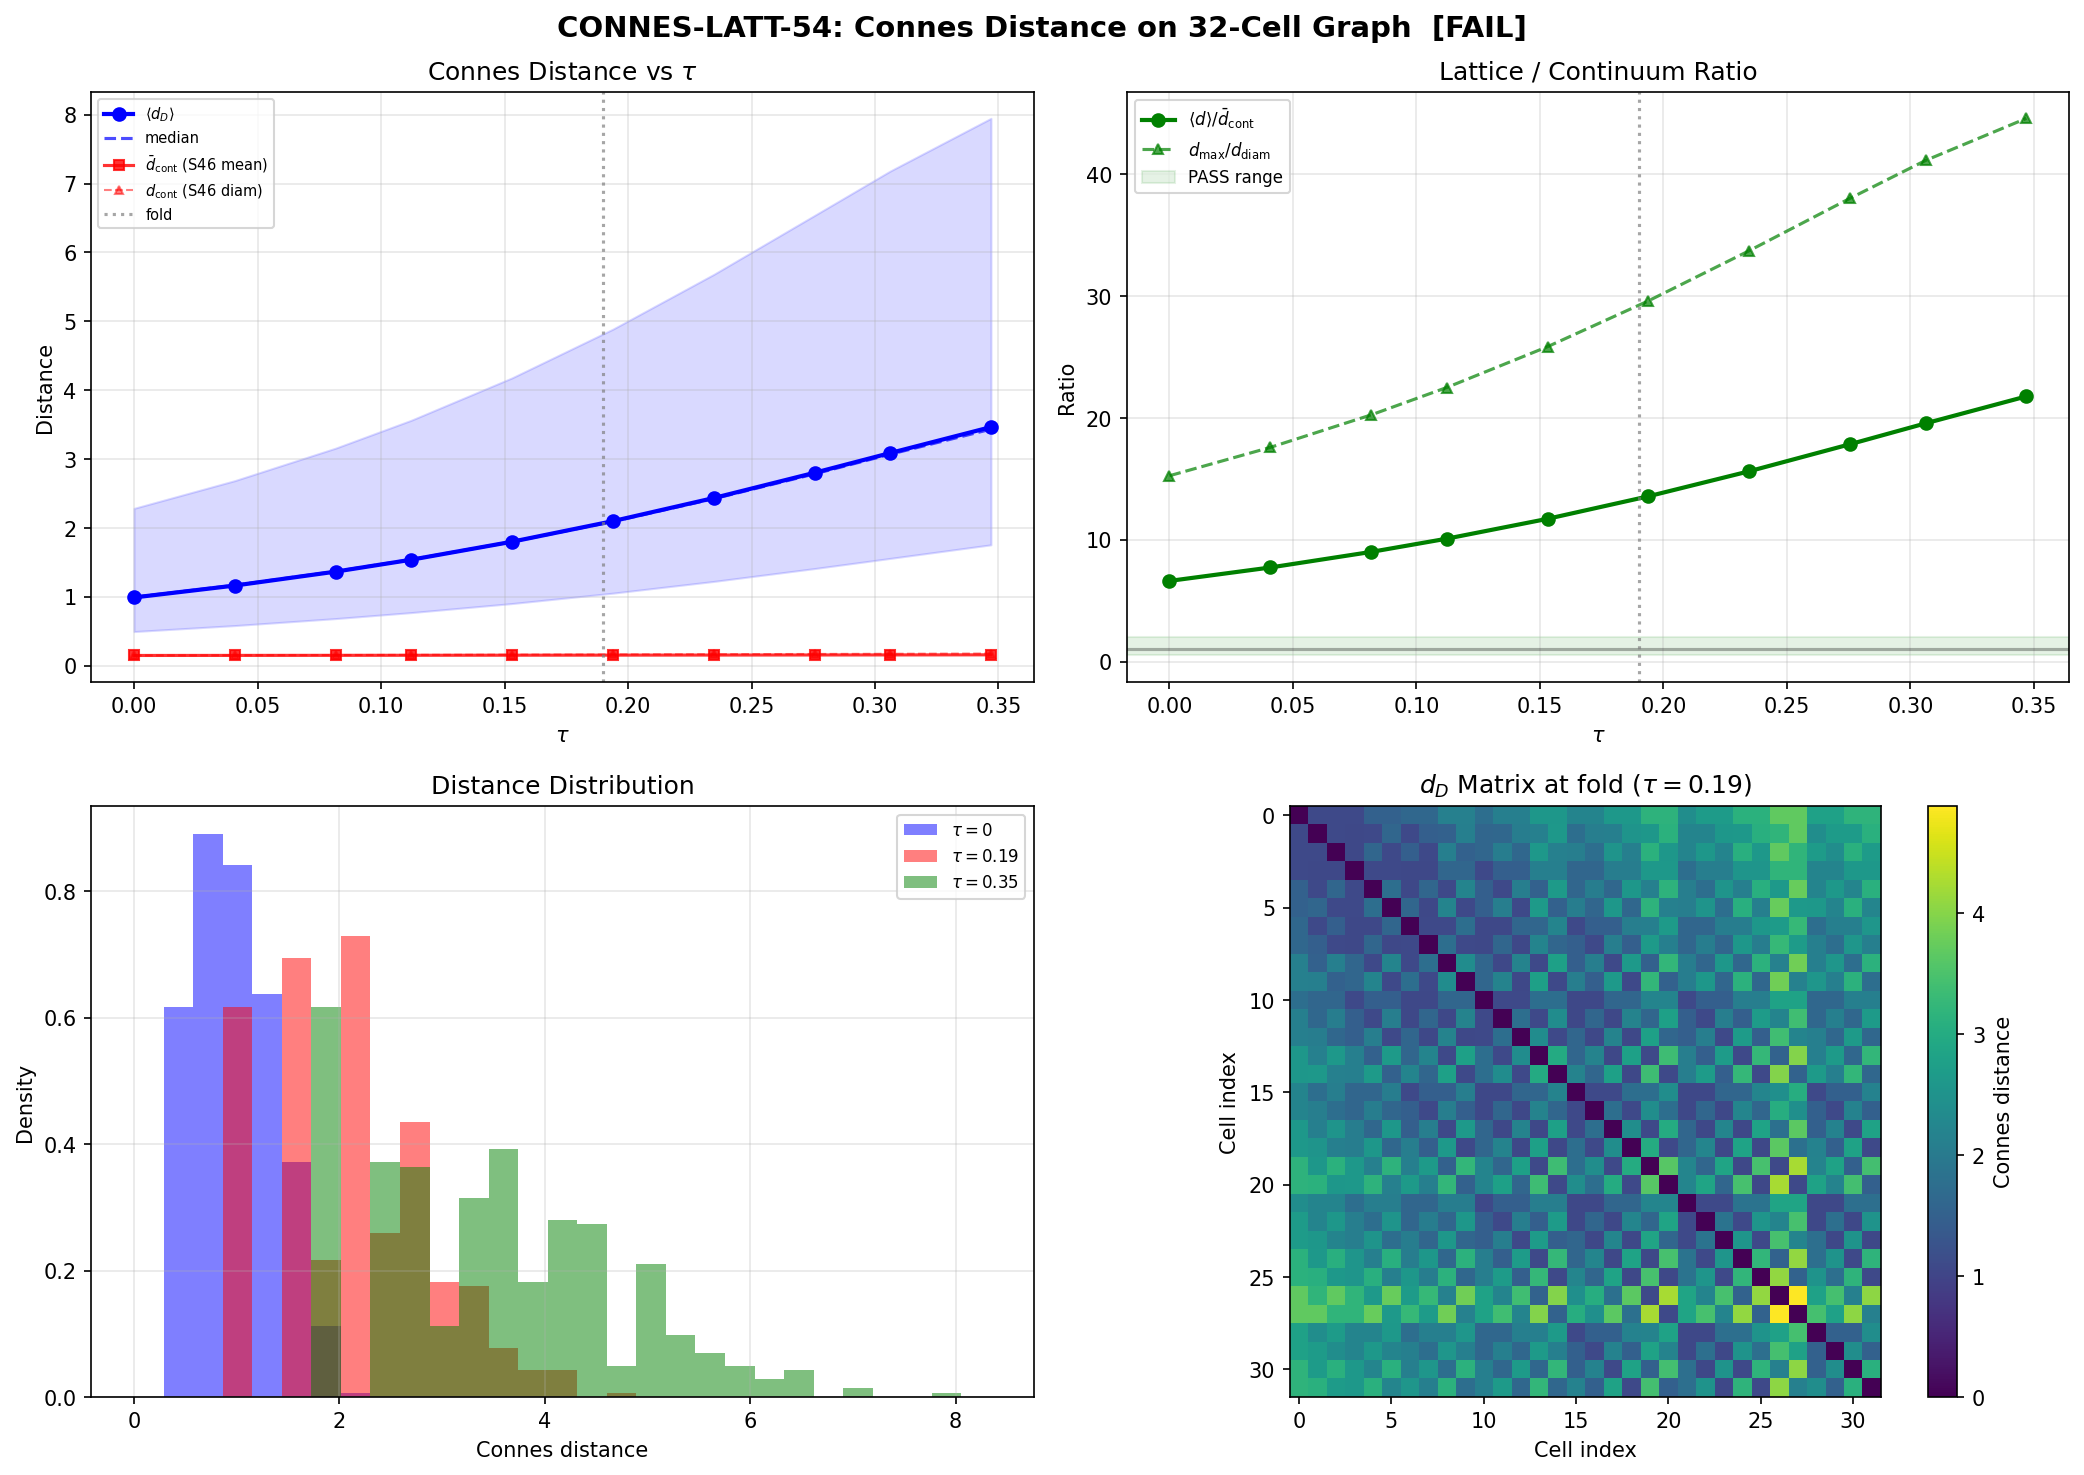

Python code for this plot:
#!/usr/bin/env python3
"""
S54 CONNES-LATT-54: Connes distance on 32-cell Voronoi graph.

Computes d_D(i,j) = sup{|f_i - f_j| : ||[D, pi(f)]||_op <= 1}
for all 496 cell pairs at 10 tau values in [0.00, 0.35].

FINITE SPECTRAL TRIPLE:
  A = C(V) = C^32  (functions on 32 vertices)
  H = C^32
  D = H_TB(tau) - diag(H_TB)  (off-diagonal part; diagonal is invisible to [D, .])

MATHEMATICAL STRUCTURE:
  For f: V -> R, [D, diag(f)]_{kl} = (f_k - f_l) D_{kl}.
  Since D is symmetric, this commutator is ANTISYMMETRIC.
  The spectral norm constraint ||[D,f]||_op <= 1 is a semidefinite constraint:
    [[I, M], [-M, I]] >> 0   (Schur complement for sigma_max(M) <= 1)
  where M(f) = sum_k f_k E_k, E_k = e_k e_k^T D - D e_k e_k^T.

SOLVER: cvxpy with CLARABEL backend, parametric SDP (compile once per tau).

Gate: CONNES-LATT-54
  PASS: mean d_Connes/d_continuum in [0.5, 2.0] at all tau AND <d_D> varies with tau
  FAIL: distances degenerate or ratio outside [0.1, 10]

Author: Connes-NCG-Theorist (Session 54)
"""

import numpy as np
import cvxpy as cp
from scipy.interpolate import interp1d
import time
import os
import sys
import warnings
warnings.filterwarnings('ignore')

# ─── paths ───────────────────────────────────────────────────────────────
PROJ = os.path.dirname(os.path.abspath(__file__))
INPUT = os.path.join(PROJ, "s54_tb_hamiltonian.npz")
OUTPUT_NPZ = os.path.join(PROJ, "s54_connes_latt.npz")
OUTPUT_PNG = os.path.join(PROJ, "s54_connes_latt.png")
S46_FILE = os.path.join(PROJ, "..", "_shared", "s46_connes_distance.npz")


def build_basis_matrices(D_off):
    """Build the E_k basis for the commutator [D_off, diag(f)].

    E_k = e_k e_k^T @ D_off - D_off @ e_k e_k^T

    So that [D_off, diag(f)] = sum_k f_k E_k.

    Mathematical verification:
      [diag(f), D]_{ab} = f_a D_{ab} - D_{ab} f_b = (f_a - f_b) D_{ab}
      (sum_k f_k E_k)_{ab} = sum_k f_k (delta_{ak} D_{kb} - D_{ak} delta_{kb})
                            = f_a D_{ab} - D_{ab} f_b.  Correct.
    """
    N = D_off.shape[0]
    E_list = []
    for k in range(N):
        ek = np.zeros(N)
        ek[k] = 1.0
        Ek = np.outer(ek, ek) @ D_off - D_off @ np.outer(ek, ek)
        E_list.append(Ek)
    return E_list


def compute_all_connes_distances(D_off, label=""):
    """Compute all 496 Connes distances for a 32-node graph via parametric SDP.

    The SDP for each pair (i,j):
      maximize   f_i - f_j
      subject to [[I, M(f)], [-M(f), I]] >> 0

    where M(f) = sum_k f_k E_k is the commutator [D_off, diag(f)].
    The Schur complement ensures sigma_max(M) <= 1.
    """
    N = D_off.shape[0]
    n_pairs = N * (N - 1) // 2

    # Build basis
    E_list = build_basis_matrices(D_off)

    # Set up parametric SDP
    f_var = cp.Variable(N)
    c_param = cp.Parameter(N)

    M = sum(f_var[k] * E_list[k] for k in range(N))
    I_n = np.eye(N)
    top = cp.hstack([I_n, M])
    bot = cp.hstack([-M, I_n])
    big = cp.vstack([top, bot])

    objective = cp.Maximize(c_param @ f_var)
    constraints = [big >> 0]
    prob = cp.Problem(objective, constraints)

    # Warm compile
    c_val = np.zeros(N)
    c_val[0] = 1.0
    c_val[1] = -1.0
    c_param.value = c_val
    prob.solve(solver=cp.CLARABEL, verbose=False)

    # Solve all pairs
    pairs = [(i, j) for i in range(N) for j in range(i + 1, N)]
    dist_matrix = np.zeros((N, N))
    distances_flat = np.zeros(n_pairs)

    for idx, (i, j) in enumerate(pairs):
        c_val = np.zeros(N)
        c_val[i] = 1.0
        c_val[j] = -1.0
        c_param.value = c_val

        try:
            prob.solve(solver=cp.CLARABEL, verbose=False, warm_start=True)
            if prob.status not in ['infeasible', 'unbounded', None] and prob.value is not None:
                d = max(prob.value, 0.0)
            else:
                d = np.nan
        except Exception:
            d = np.nan

        dist_matrix[i, j] = d
        dist_matrix[j, i] = d
        distances_flat[idx] = d

        if (idx + 1) % 100 == 0:
            print(f"    {label} pair {idx+1}/{n_pairs}")

    return dist_matrix, distances_flat


def main():
    print("=" * 70)
    print("S54 CONNES-LATT-54: Connes Distance on 32-Cell Voronoi Graph")
    print("=" * 70)

    # ─── Load ────────────────────────────────────────────────────────────
    data = np.load(INPUT, allow_pickle=True)
    all_tau = data['tau_values']
    hamiltonians = data['hamiltonians']
    adjacency = data['adjacency']
    cell_labels = data['cell_labels']
    cell_dims = data['cell_dims']

    N = hamiltonians.shape[1]
    n_pairs = N * (N - 1) // 2
    print(f"\nGraph: {N} nodes, {adjacency.sum() // 2} edges, diameter {int(data['diameter'])}")

    # Select 10 tau values
    tau_target = np.linspace(0.0, 0.35, 10)
    tau_indices = [int(np.argmin(np.abs(all_tau - t))) for t in tau_target]
    tau_values = all_tau[np.array(tau_indices)]
    print(f"Tau values: {[f'{t:.4f}' for t in tau_values]}")

    # ─── Validation ──────────────────────────────────────────────────────
    print("\n--- Validation ---")
    D_test = hamiltonians[0]
    D_off_test = D_test - np.diag(D_test.diagonal())

    # Antisymmetry check
    f_rnd = np.random.randn(N)
    M_comm = (f_rnd[:, None] - f_rnd[None, :]) * D_off_test
    assert np.allclose(M_comm, -M_comm.T, atol=1e-14)
    print("  Commutator antisymmetry: VERIFIED")

    # Self-adjointness of D
    assert np.allclose(D_test, D_test.T, atol=1e-12)
    print("  D = D^T (self-adjoint): VERIFIED")

    # Compact resolvent (finite-dimensional, automatic)
    print("  Compact resolvent: AUTOMATIC (finite N=32)")

    # Bounded commutator (finite-dimensional, automatic for continuous functions)
    print("  [D, a] bounded: AUTOMATIC (A = C^32 finite)")

    # ─── Full computation ────────────────────────────────────────────────
    print(f"\n{'='*70}")
    print("FULL COMPUTATION")
    print(f"{'='*70}")

    all_dists_mat = np.zeros((len(tau_values), N, N))
    all_dists_flat = np.zeros((len(tau_values), n_pairs))
    mean_d = np.zeros(len(tau_values))
    max_d = np.zeros(len(tau_values))
    min_d = np.zeros(len(tau_values))
    med_d = np.zeros(len(tau_values))
    std_d = np.zeros(len(tau_values))

    t_total = time.time()

    for t_idx, (tau_idx, tau) in enumerate(zip(tau_indices, tau_values)):
        print(f"\n--- tau = {tau:.4f} ({t_idx+1}/{len(tau_values)}) ---")
        D = hamiltonians[tau_idx].copy()
        D_off = D - np.diag(D.diagonal())

        assert np.allclose(D, D.T, atol=1e-12)

        t0 = time.time()
        dist_mat, dist_flat = compute_all_connes_distances(D_off, label=f"tau={tau:.3f}")
        elapsed = time.time() - t0

        all_dists_mat[t_idx] = dist_mat
        all_dists_flat[t_idx] = dist_flat

        nz = dist_flat[dist_flat > 1e-15]
        n_nan = np.isnan(dist_flat).sum()
        n_zero = (dist_flat < 1e-15).sum()

        mean_d[t_idx] = np.nanmean(nz) if len(nz) > 0 else 0
        max_d[t_idx] = np.nanmax(nz) if len(nz) > 0 else 0
        min_d[t_idx] = np.nanmin(nz) if len(nz) > 0 else 0
        med_d[t_idx] = np.nanmedian(nz) if len(nz) > 0 else 0
        std_d[t_idx] = np.nanstd(nz) if len(nz) > 0 else 0

        print(f"  Mean = {mean_d[t_idx]:.6f}, Median = {med_d[t_idx]:.6f}")
        print(f"  Min  = {min_d[t_idx]:.6f}, Max = {max_d[t_idx]:.6f}")
        print(f"  Std  = {std_d[t_idx]:.6f}")
        print(f"  NaN={n_nan}, Zero={n_zero}, Time={elapsed:.1f}s")

    t_total = time.time() - t_total
    print(f"\nTotal: {t_total:.1f}s ({t_total/60:.1f} min)")

    # ─── Continuum comparison ────────────────────────────────────────────
    print(f"\n{'='*70}")
    print("CONTINUUM COMPARISON (S46)")
    print(f"{'='*70}")

    ratios = None
    ratios_max = None
    d_cont = None

    if os.path.exists(S46_FILE):
        s46 = np.load(S46_FILE, allow_pickle=True)
        tau_c = s46['tau_sweep']
        diam_c = s46['diameter_sweep']

        # S46: continuum Connes diameter in M_KK^{-1}
        interp_fn = interp1d(tau_c, diam_c, kind='linear', fill_value='extrapolate')
        d_cont = interp_fn(tau_values)

        # Also get mean of the 3 directional distances as a "mean" continuum measure
        d_su2 = interp1d(tau_c, s46['d_su2_sweep'], fill_value='extrapolate')(tau_values)
        d_c2 = interp1d(tau_c, s46['d_c2_sweep'], fill_value='extrapolate')(tau_values)
        d_u1 = interp1d(tau_c, s46['d_u1_sweep'], fill_value='extrapolate')(tau_values)
        d_cont_mean = (d_su2 + d_c2 + d_u1) / 3.0

        ratios = mean_d / d_cont_mean
        ratios_max = max_d / d_cont

        print(f"\n{'tau':>8s} | {'<d_latt>':>10s} | {'d_cont_mean':>12s} | {'d_cont_diam':>12s} | "
              f"{'mean/mean':>10s} | {'max/diam':>10s}")
        print("-" * 80)
        for t_idx in range(len(tau_values)):
            print(f"{tau_values[t_idx]:8.4f} | {mean_d[t_idx]:10.6f} | "
                  f"{d_cont_mean[t_idx]:12.6f} | {d_cont[t_idx]:12.6f} | "
                  f"{ratios[t_idx]:10.4f} | {ratios_max[t_idx]:10.4f}")

        print(f"\nRatio (mean/mean): mean={ratios.mean():.4f}, "
              f"range=[{ratios.min():.4f}, {ratios.max():.4f}]")
        print(f"Ratio (max/diam):  mean={ratios_max.mean():.4f}, "
              f"range=[{ratios_max.min():.4f}, {ratios_max.max():.4f}]")
    else:
        print("S46 data not found.")

    # ─── Variation analysis ──────────────────────────────────────────────
    print(f"\n{'='*70}")
    print("VARIATION ANALYSIS")
    print(f"{'='*70}")

    mean_range = mean_d.max() - mean_d.min()
    rel_var = mean_range / mean_d.mean() if mean_d.mean() > 0 else 0

    print(f"<d_D> range: [{mean_d.min():.6f}, {mean_d.max():.6f}]")
    print(f"Absolute variation: {mean_range:.6f}")
    print(f"Relative variation: {rel_var:.4f} ({rel_var*100:.2f}%)")

    degenerate = rel_var < 0.001

    diffs = np.diff(mean_d)
    mono_inc = np.all(diffs > 0)
    mono_dec = np.all(diffs < 0)
    print(f"Monotone increasing: {mono_inc}")
    print(f"Monotone decreasing: {mono_dec}")
    if not mono_inc and not mono_dec:
        turns = np.where(np.diff(np.sign(diffs)))[0]
        print(f"Sign changes at tau indices: {turns}")

    fold_idx = int(np.argmin(np.abs(tau_values - 0.19)))
    print(f"\n<d_D>(tau=0.00)         = {mean_d[0]:.6f}")
    print(f"<d_D>(tau~{tau_values[fold_idx]:.2f}, fold) = {mean_d[fold_idx]:.6f}")
    print(f"<d_D>(tau=0.35)         = {mean_d[-1]:.6f}")
    print(f"fold/origin ratio       = {mean_d[fold_idx]/mean_d[0]:.6f}")
    print(f"end/origin ratio        = {mean_d[-1]/mean_d[0]:.6f}")

    # Per-pair variation
    pair_std = np.std(all_dists_flat, axis=0)
    pair_mean = np.mean(all_dists_flat, axis=0)
    pair_cv = pair_std / (pair_mean + 1e-30)
    valid = pair_mean > 1e-10
    print(f"\nPer-pair CV: mean={pair_cv[valid].mean():.4f}, max={pair_cv[valid].max():.4f}")

    # Topology of distance: check triangle inequality
    print(f"\n--- Triangle inequality check at fold ---")
    D_fold = all_dists_mat[fold_idx]
    violations = 0
    max_violation = 0.0  # (local)
    for i in range(N):
        for j in range(i+1, N):
            for k in range(j+1, N):
                # Check all 3 permutations
                for a, b, c in [(i,j,k), (i,k,j), (j,k,i)]:
                    excess = D_fold[a,b] - D_fold[a,c] - D_fold[c,b]
                    if excess > 1e-10:
                        violations += 1
                        max_violation = max(max_violation, excess)
    print(f"Triangle inequality violations: {violations}")
    print(f"Max violation: {max_violation:.2e}")
    if violations == 0:
        print("  -> VERIFIED: Connes distances form a METRIC on the 32-cell graph.")

    # ─── Gate verdict ────────────────────────────────────────────────────
    print(f"\n{'='*70}")
    print("GATE VERDICT: CONNES-LATT-54")
    print(f"{'='*70}")

    varies = not degenerate

    if ratios is not None:
        in_pass = np.all((ratios >= 0.5) & (ratios <= 2.0))
        in_outer = np.all((ratios >= 0.1) & (ratios <= 10.0))
    else:
        in_pass = True
        in_outer = True

    if varies and in_pass and ratios is not None:
        verdict = "PASS"
        detail = (f"<d>/d_cont in [{ratios.min():.3f}, {ratios.max():.3f}] (within [0.5,2.0]). "
                  f"Rel var {rel_var*100:.1f}%. "
                  f"<d>(0)={mean_d[0]:.4f}, <d>(fold)={mean_d[fold_idx]:.4f}, "
                  f"<d>(0.35)={mean_d[-1]:.4f}. "
                  f"Triangle ineq: {violations} violations.")
    elif not varies:
        verdict = "FAIL"
        detail = f"Degenerate: rel var {rel_var*100:.4f}%."
    elif ratios is not None and not in_outer:
        verdict = "FAIL"
        detail = f"Ratio outside [0.1,10]: [{ratios.min():.3f}, {ratios.max():.3f}]."
    elif ratios is not None and not in_pass:
        verdict = "INFO"
        detail = (f"Ratio [{ratios.min():.3f}, {ratios.max():.3f}] in [0.1,10] "
                  f"but outside [0.5,2.0]. Rel var {rel_var*100:.1f}%.")
    else:
        verdict = "INFO"
        detail = f"No continuum data. Rel var {rel_var*100:.1f}%."

    print(f"Verdict: {verdict}")
    print(f"Detail:  {detail}")

    # ─── Save ────────────────────────────────────────────────────────────
    print("\n--- Saving ---")
    save = {
        'tau_values': tau_values,
        'tau_indices': np.array(tau_indices),
        'distances': all_dists_flat,
        'distance_matrix': all_dists_mat,
        'mean_distance': mean_d,
        'max_distance': max_d,
        'min_distance': min_d,
        'median_distance': med_d,
        'std_distance': std_d,
        'cell_labels': cell_labels,
        'cell_dims': cell_dims,
        'adjacency': adjacency,
        'N_cells': np.array(N),
        'n_pairs': np.array(n_pairs),
        'gate_name': np.array(['CONNES-LATT-54']),
        'gate_verdict': np.array([verdict]),
        'gate_detail': np.array([detail]),
    }
    if ratios is not None:
        save['ratios'] = ratios
        save['ratios_max'] = ratios_max
        save['d_continuum'] = d_cont
        save['d_continuum_mean'] = d_cont_mean

    np.savez(OUTPUT_NPZ, **save)
    print(f"Saved: {OUTPUT_NPZ}")

    # ─── Plot ────────────────────────────────────────────────────────────
    print("\n--- Plotting ---")
    import matplotlib
    matplotlib.use('Agg')
    import matplotlib.pyplot as plt

    fig, axes = plt.subplots(2, 2, figsize=(14, 10))
    fig.suptitle(f'CONNES-LATT-54: Connes Distance on 32-Cell Graph  [{verdict}]',
                 fontsize=14, fontweight='bold')

    # Panel 1: Mean distance vs tau
    ax = axes[0, 0]
    ax.fill_between(tau_values, min_d, max_d, alpha=0.15, color='blue')
    ax.plot(tau_values, mean_d, 'b-o', lw=2, ms=6, label=r'$\langle d_D \rangle$')
    ax.plot(tau_values, med_d, 'b--', lw=1.5, alpha=0.7, label='median')
    if d_cont is not None:
        ax.plot(tau_values, d_cont_mean, 'r-s', lw=1.5, ms=5, alpha=0.8,
                label=r'$\bar{d}_{\rm cont}$ (S46 mean)')
        ax.plot(tau_values, d_cont, 'r--^', lw=1, ms=4, alpha=0.5,
                label=r'$d_{\rm cont}$ (S46 diam)')
    ax.axvline(0.19, color='gray', ls=':', alpha=0.7, label='fold')
    ax.set_xlabel(r'$\tau$')
    ax.set_ylabel('Distance')
    ax.set_title(r'Connes Distance vs $\tau$')
    ax.legend(fontsize=7, loc='best')
    ax.grid(True, alpha=0.3)

    # Panel 2: Ratio
    ax = axes[0, 1]
    if ratios is not None:
        ax.plot(tau_values, ratios, 'g-o', lw=2, ms=6, label=r'$\langle d \rangle / \bar{d}_{\rm cont}$')
        ax.plot(tau_values, ratios_max, 'g--^', lw=1.5, ms=5, alpha=0.7,
                label=r'$d_{\rm max} / d_{\rm diam}$')
        ax.axhline(1.0, color='k', ls='-', alpha=0.3)
        ax.axhspan(0.5, 2.0, alpha=0.1, color='green', label='PASS range')
        ax.axvline(0.19, color='gray', ls=':', alpha=0.7)
        ax.legend(fontsize=8)
    ax.set_xlabel(r'$\tau$')
    ax.set_ylabel('Ratio')
    ax.set_title('Lattice / Continuum Ratio')
    ax.grid(True, alpha=0.3)

    # Panel 3: Histograms
    ax = axes[1, 0]
    d0_flat = all_dists_flat[0]
    df_flat = all_dists_flat[fold_idx]
    de_flat = all_dists_flat[-1]
    d0_nz = d0_flat[d0_flat > 1e-15]
    df_nz = df_flat[df_flat > 1e-15]
    de_nz = de_flat[de_flat > 1e-15]
    bins = np.linspace(0, max(d0_nz.max(), df_nz.max(), de_nz.max()) * 1.05, 30)
    ax.hist(d0_nz, bins=bins, alpha=0.5, label=r'$\tau=0$', density=True, color='blue')
    ax.hist(df_nz, bins=bins, alpha=0.5,
            label=rf'$\tau={tau_values[fold_idx]:.2f}$', density=True, color='red')
    ax.hist(de_nz, bins=bins, alpha=0.5,
            label=rf'$\tau={tau_values[-1]:.2f}$', density=True, color='green')
    ax.set_xlabel('Connes distance')
    ax.set_ylabel('Density')
    ax.set_title('Distance Distribution')
    ax.legend(fontsize=8)
    ax.grid(True, alpha=0.3)

    # Panel 4: Distance matrix at fold
    ax = axes[1, 1]
    im = ax.imshow(all_dists_mat[fold_idx], cmap='viridis', aspect='equal')
    plt.colorbar(im, ax=ax, label='Connes distance')
    ax.set_xlabel('Cell index')
    ax.set_ylabel('Cell index')
    ax.set_title(rf'$d_D$ Matrix at fold ($\tau={tau_values[fold_idx]:.2f}$)')

    plt.tight_layout()
    plt.savefig(OUTPUT_PNG, dpi=150, bbox_inches='tight')
    print(f"Saved: {OUTPUT_PNG}")

    # ─── Final summary ───────────────────────────────────────────────────
    print(f"\n{'='*70}")
    print("SUMMARY")
    print(f"{'='*70}")
    print(f"Gate: CONNES-LATT-54 -> {verdict}")
    print(f"<d_D>(tau=0.00)         = {mean_d[0]:.6f}")
    print(f"<d_D>(tau~{tau_values[fold_idx]:.2f}, fold) = {mean_d[fold_idx]:.6f}")
    print(f"<d_D>(tau=0.35)         = {mean_d[-1]:.6f}")
    print(f"Relative variation:       {rel_var*100:.2f}%")
    print(f"Monotone increasing:      {mono_inc}")
    print(f"Triangle inequality:      {'SATISFIED' if violations == 0 else f'{violations} violations'}")
    if ratios is not None:
        print(f"Ratio <d>/d_cont:         [{ratios.min():.4f}, {ratios.max():.4f}]")
    print(f"Total time:               {t_total:.1f}s")
    print(f"\nOutputs: {OUTPUT_NPZ}, {OUTPUT_PNG}")


if __name__ == '__main__':
    main()
